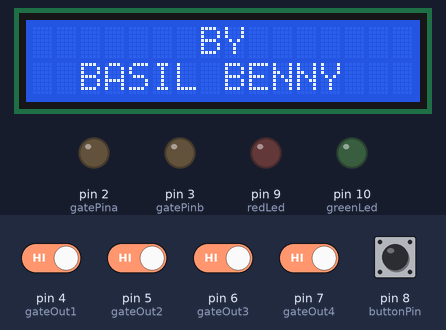
Simulated run of this sketch. Board: Arduino Uno, built with avr-gcc and run on an emulated ATmega328P. Shown: 16×2 character LCD, output pins drawn as LEDs (lit = HIGH). Dashed ring = blinking. The inputs (shaded band) are chosen by the test bench; at power-on: pin 4 (gateOut1), pin 5 (gateOut2), pin 6 (gateOut3), pin 7 (gateOut4), pin 8 (buttonPin) HIGH.

Above: at 1.2 s.
At 3.3 s:
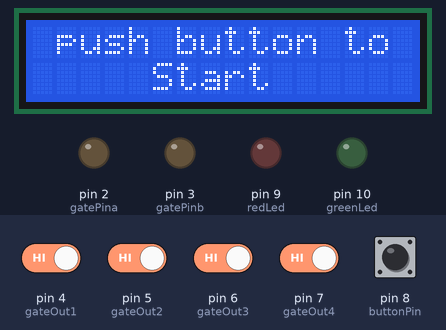
3.4 s: pin 8 (buttonPin) pulled LOW for 1 s
At 5.4 s:
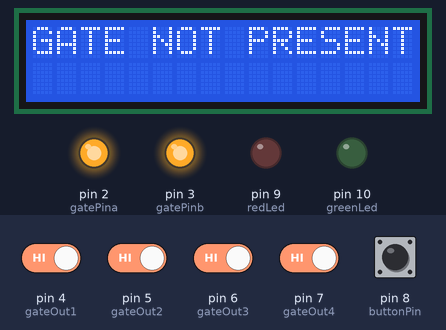
5.9 s: pin 4 (gateOut1) driven LOW and pin 5 (gateOut2) driven LOW and pin 6 (gateOut3) driven LOW and pin 7 (gateOut4) driven LOW and pin 8 (buttonPin) driven LOW
At 7.3 s:
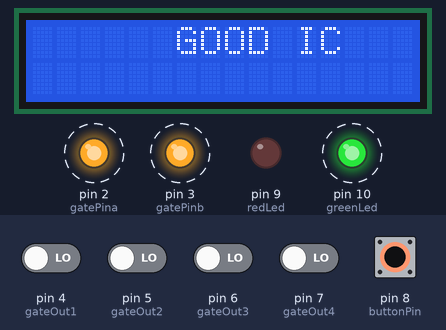
8.9 s: pin 4 (gateOut1) driven HIGH
At 10.0 s:
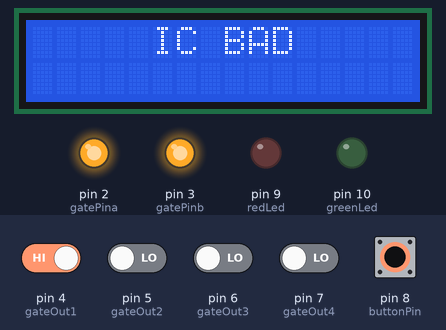
Timing chart, 0 to 29.7 s (numbered marks = the images above; inputs shaded):
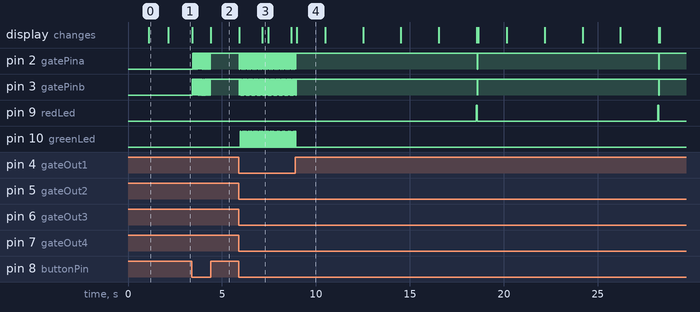

Measured:
- after the input at 3.4 s, pin 2 (gatePina): alternates HIGH for 0.06 s and LOW for 0.02 s, 25 changes in all, then stays HIGH, starting at once; pin 3 (gatePinb): alternates HIGH for 0.01 s and LOW for 0.01 s, 51 changes in all, then stays HIGH, starting at once; the display: first changes at once (image 2 shows a later state)
- after the input at 5.9 s, pin 2 (gatePina): alternates HIGH for 0.05 s and LOW for 0.02 s, starting at once; pin 3 (gatePinb): alternates HIGH for 0.01 s and LOW for 0.01 s, starting at once; pin 10 (greenLed): alternates HIGH for 0.02 s and LOW for 0.05 s, starting after 0.07 s; the display: first changes at once (image 3 shows a later state)
- after the input at 8.9 s, pin 2 (gatePina): HIGH → LOW after 9.7 s, → HIGH 0.02 s later; pin 9 (redLed): LOW → HIGH after 9.6 s, → LOW 0.05 s later; pin 10 (greenLed): goes on until 8.9 s, then stays LOW; the display: changes after 0.08 s (image 4)
- what the display in image 0 shows lasts 1.0 s, from 1.1 s to 2.1 s
- what the display in image 4 shows lasts 1.5 s, from 9.0 s to 10.5 s

The sketch:

IC_Checker.ino
```cpp
#include <LiquidCrystal_I2C.h>
//included the library of I2C LCD
LiquidCrystal_I2C lcd(0x27, 16, 2);
int g1[4];
int g2[4];
int g3[4];
int g4[4];
int andg[4]={0,0,0,1};
int nand[4]={1,1,1,0};
int org[4]={0,1,1,1};
int nor[4]={1,0,0,0};
int xorg[4]={0,1,1,0};
int xnor[4]={1,0,0,1};
int fault[4]={1,1,1,1};
bool faultyG1=false;
bool faultyG2=false;
bool faultyG3=false;
bool faultyG4=false;
String ic;
int gatePina=2;
int gatePinb=3;
int gateOut1=4;
int gateOut2=5;
int gateOut3=6;
int gateOut4=7;
int buttonPin=8;
int redLed=9;
int greenLed=10;
void setup() {
  // put your setup code here, to run once:
  pinMode(gatePina,OUTPUT);
  pinMode(gatePinb,OUTPUT);
  pinMode(gateOut1,INPUT_PULLUP);
  pinMode(gateOut2,INPUT_PULLUP);
  pinMode(gateOut3,INPUT_PULLUP);
  pinMode(gateOut4,INPUT_PULLUP);
  pinMode(buttonPin,INPUT_PULLUP);
  pinMode(redLed,OUTPUT);
  pinMode(greenLed,OUTPUT);
  lcd.init(); // initialize the lcd
  lcd.backlight();
  lcd.setCursor(0, 0);         // move cursor to   (0, 0)
  lcd.print("    IC TESTER   ");// print message at (0, 0)
  delay(1000);
  lcd.clear();
  lcd.setCursor(0,0);
  lcd.print("       BY       ");
  lcd.setCursor(0,1);
  lcd.print("  BASIL BENNY  ");
  delay(1000);
  lcd.clear();
  lcd.setCursor(0, 0);         // move cursor to   (0, 0)
  lcd.print(" push button to ");
  lcd.setCursor(0,1);
  lcd.print("     Start      ");
Serial.begin(9600);
}

void loop() {
if(!digitalRead(buttonPin))
{
  lcd.clear();
  lcd.setCursor(0, 0);         // move cursor to   (0, 0)
  lcd.print("  Checking IC.. ");
  digitalWrite(redLed,LOW);
  digitalWrite(greenLed,LOW);
  checkGate();

  }
}
int checkGate()
{
  faultyG1=false;
  faultyG2=false;
  faultyG3=false;
  faultyG4=false;

  digitalWrite(gatePina,LOW);
  digitalWrite(gatePinb,LOW);
  delay(10);
  g1[0]=digitalRead(gateOut1);
  g2[0]=digitalRead(gateOut2);
  g3[0]=digitalRead(gateOut3);
  g4[0]=digitalRead(gateOut4);
  //
    digitalWrite(gatePina,LOW);
  digitalWrite(gatePinb,HIGH);
  delay(10);
  g1[1]=digitalRead(gateOut1);
  g2[1]=digitalRead(gateOut2);
  g3[1]=digitalRead(gateOut3);
  g4[1]=digitalRead(gateOut4);
  //
    digitalWrite(gatePina,HIGH);
  digitalWrite(gatePinb,LOW);
  delay(10);
  g1[2]=digitalRead(gateOut1);
  g2[2]=digitalRead(gateOut2);
  g3[2]=digitalRead(gateOut3);
  g4[2]=digitalRead(gateOut4);
  //
    digitalWrite(gatePina,HIGH);
  digitalWrite(gatePinb,HIGH);
  delay(10);
  g1[3]=digitalRead(gateOut1);
  g2[3]=digitalRead(gateOut2);
  g3[3]=digitalRead(gateOut3);
  g4[3]=digitalRead(gateOut4);
  //
  evaluateGate();
  }
 int evaluateGate()
 {

if(evalGate(g1,fault)!=false && evalGate(g2,fault)!=false && evalGate(g3,fault)!=false && evalGate(g4,fault)!=false)
    {

    lcd.clear();
      lcd.setCursor(0, 0);         // move cursor to   (0, 0)
  lcd.print("GATE NOT PRESENT ");
    }
else if(evaluateGood(g1,g2,g3,g4)!=false){
           lcd.setCursor(0, 0);         // move cursor to   (0, 0)
  lcd.print("      GOOD IC  ");
    //if(g1[0]==1010)
    if(evalGate(g1,andg)!=false)
    {

    //print and
  lcd.setCursor(0, 1);         // move cursor to   (0, 0)
  lcd.print("  AND GATE  ");
    }
    //else if(g1==0111)
    else if(evalGate(g1,org)!=false)
    {
    //print or
      lcd.setCursor(0, 1);         // move cursor to   (0, 0)
  lcd.print("  OR GATE ");
    }
    //else if(g1==1110)
    else if(evalGate(g1,nand)!=false)
    {
    //print nand
      lcd.setCursor(0, 1);         // move cursor to   (0, 0)
  lcd.print("  NAND GATE ");
    }
   // else if(g1==1000)
    else if(evalGate(g1,nor)!=false)
    {
    //print nor
      lcd.setCursor(0, 1);         // move cursor to   (0, 0)
  lcd.print("  NOR GATE ");
    }
    //else if(g1==0110)
    else if(evalGate(g1,xorg)!=false)
    {
    //print xor
      lcd.setCursor(0, 1);         // move cursor to   (0, 0)
  lcd.print("  XOR GATE ");
    }
     //else if(g1==1001)
     else if(evalGate(g1,xnor)!=false)
    {
    //print xnor
      lcd.setCursor(0, 1);         // move cursor to   (0, 0)
  lcd.print("  XNOR GATE ");
    }
    //lcd print good chip
    digitalWrite(redLed,LOW);
    digitalWrite(greenLed,HIGH);

    }
    else
    {
      lcd.clear();
        lcd.setCursor(0, 0);         // move cursor to   (0, 0)
  lcd.print("     IC BAD    ");
  delay(1500);
    //if(g1==1010)
     if (evalGate(g1,andg)!=false or evalGate(g2,andg)!=false or evalGate(g3,andg)!=false or evalGate(g4,andg)!=false)
    {//g1 and
        lcd.setCursor(0, 0);         // move cursor to   (0, 0)
  lcd.print("    AND  GATE   ");
  delay(1500);
        }
        else if (evalGate(g1,org)!=false or evalGate(g2,org)!=false or evalGate(g3,org)!=false or evalGate(g4,org)!=false)
    {//g1 and
        lcd.setCursor(0, 0);         // move cursor to   (0, 0)
  lcd.print("    OR   GATE   ");
  delay(1500);
        }
        else if (evalGate(g1,nand)!=false or evalGate(g2,nand)!=false or evalGate(g3,nand)!=false or evalGate(g4,nand)!=false)
    {//g1 and
        lcd.setCursor(0, 0);         // move cursor to   (0, 0)
  lcd.print("    NAND  GATE   ");
  delay(1500);
        }
        else if (evalGate(g1,nor)!=false or evalGate(g2,nor)!=false or evalGate(g3,nor)!=false or evalGate(g4,nor)!=false)
    {//g1 and
        lcd.setCursor(0, 0);         // move cursor to   (0, 0)
  lcd.print("    NOR  GATE   ");
  delay(1500);
        }
        else if (evalGate(g1,xorg)!=false or evalGate(g2,xorg)!=false or evalGate(g3,xorg)!=false or evalGate(g4,xorg)!=false)
    {//g1 and
        lcd.setCursor(0, 0);         // move cursor to   (0, 0)
  lcd.print("    XOR  GATE   ");
  delay(1500);
        }
        else if (evalGate(g1,xnor)!=false or evalGate(g2,xnor)!=false or evalGate(g3,xnor)!=false or evalGate(g4,xnor)!=false)
    {//g1 and
        lcd.setCursor(0, 0);         // move cursor to   (0, 0)
  lcd.print("    XNOR  GATE   ");
  delay(1500);
        }
        else{
          //
          }

  if (evalGate(g1,andg)!=false)
    {//g1 and
      lcd.setCursor(0, 1);         // move cursor to   (0, 0)
lcd.print("   G1 AND OK   ");
 delay(1500);
        }
   // else if(g1==0111)
   else if(evalGate(g1,org)!=false)
    {
    //print or
lcd.setCursor(0, 1);         // move cursor to   (0, 0)
  lcd.print("    G1 OR OK   ");
  delay(1500);
    }
    //else if(g1==1110)
    else if(evalGate(g1,nand)!=false)
    {
    //print nand
            lcd.setCursor(0, 1);         // move cursor to   (0, 0)
  lcd.print("   G1 NAND OK   ");
  delay(1500);
    }
    //else if(g1==1000)
    else if(evalGate(g1,nor)!=false)
    {
    //print nor
            lcd.setCursor(0, 1);         // move cursor to   (0, 0)
  lcd.print("   G1 NOR OK   ");
  delay(1500);
    }
    //else if(g1==0110)
    else if(evalGate(g1,xorg)!=false)
    {
    //print xor
            lcd.setCursor(0, 1);         // move cursor to   (0, 0)
  lcd.print("    G1 XOR OK    ");
  delay(1500);
    }
    // else if(g1==1001)
    else if(evalGate(g1,xnor)!=false)
    {
    //print xnor
            lcd.setCursor(0, 1);         // move cursor to   (0, 0)
  lcd.print("  G1 XNOR OK  ");
  delay(1500);
    }
    else{
      //faulty g1
      faultyG1=true;
    lcd.setCursor(0, 1);         // move cursor to   (0, 0)
  lcd.print("   FAULTY G1   ");
  delay(2000);
      }

      //if(g2==1010)
      if(evalGate(g2,andg)!=false)
      {//g1 and
                lcd.setCursor(0, 1);         // move cursor to   (0, 0)
  lcd.print("   G2 AND OK   ");
  delay(1500);
        }
    //else if(g2==0111)
     else if(evalGate(g2,org)!=false)
    {
    //print or
            lcd.setCursor(0, 1);         // move cursor to   (0, 0)
  lcd.print("   G2 OR OK   ");
  delay(1500);
    }
//else if(g2==1110)
 else if(evalGate(g2,nand)!=false)
    {
    //print nand
            lcd.setCursor(0, 1);         // move cursor to   (0, 0)
  lcd.print("   G2 NAND OK   ");
  delay(1500);
    }
    //else if(g2==1000)
     else if(evalGate(g2,nor)!=false)
    {
    //print nor
            lcd.setCursor(0, 1);         // move cursor to   (0, 0)
  lcd.print("   G2 NOR OK   ");
  delay(1500);
    }
    //else if(g2==0110)
     else if(evalGate(g2,xorg)!=false)
    {
    //print xor
            lcd.setCursor(0, 1);         // move cursor to   (0, 0)
  lcd.print("   G2 XOR OK   ");
  delay(1500);
    }
    // else if(g2==1001)
     else if(evalGate(g2,xnor)!=false)
    {
    //print xnor
            lcd.setCursor(0, 1);         // move cursor to   (0, 0)
  lcd.print("   G2 XNOR OK   ");
  delay(1500);
    }
    else{
      //faulty g2
      faultyG2=true;
              lcd.setCursor(0, 1);         // move cursor to   (0, 0)
  lcd.print("   FAULTY G2   ");
  delay(2000);
      }

      //if(g3==1010)
      if(evalGate(g3,andg)!=false)

      {//g1 and

                    lcd.setCursor(0, 1);         // move cursor to   (0, 0)
  lcd.print("   G3 AND OK   ");
  delay(1500);
        }
    else if(evalGate(g3,org)!=false)
    {
    //print or
                lcd.setCursor(0, 1);         // move cursor to   (0, 0)
  lcd.print("    G3 OR OK    ");
  delay(1500);
    }
    else if(evalGate(g3,nand)!=false)
    {
    //print nand
     lcd.setCursor(0, 1);
      lcd.print("  G3 NAND OK    ");
  delay(1500);
    }
    else if(evalGate(g3,nor)!=false)
    {
    //print nor
     lcd.setCursor(0, 1);
      lcd.print("  G3 NOR OK    ");
  delay(1500);
    }
    else if(evalGate(g3,xorg)!=false)
    {
    //print xor
     lcd.setCursor(0, 1);
      lcd.print("  G3 XOR OK    ");
  delay(1500);
    }
     else if(evalGate(g3,xnor)!=false)
    {
    //print xnor
     lcd.setCursor(0, 1);
      lcd.print("  G3 XNOR OK    ");
  delay(1500);
    }
    else{
      //faulty g3
      faultyG3=true;
       lcd.setCursor(0, 1);
        lcd.print("   FAULTY G3    ");
  delay(2000);
      }


      if(evalGate(g4,andg)!=false)
      {//g1 and
         lcd.setCursor(0, 1);
          lcd.print("   G4 AND OK    ");
  delay(1500);
        }
    else if(evalGate(g4,org)!=false)
    {
    //print or
     lcd.setCursor(0, 1);
     lcd.print("  G4 OR OK    ");
  delay(1500);

    }
else if(evalGate(g4,nand)!=false)
    {
    //print nand
     lcd.setCursor(0, 1);
     lcd.print("  G4 NAND OK    ");
  delay(1500);
    }
    else if(evalGate(g4,nor)!=false)
    {
    //print nor
     lcd.setCursor(0, 1);
     lcd.print("   G4 NOR OK    ");
  delay(1500);
    }
    else if(evalGate(g4,xorg)!=false)
    {
    //print xor
     lcd.setCursor(0, 1);
     lcd.print("   G4 XOR OK    ");
  delay(1500);
    }
     else if(evalGate(g4,xnor)!=false)
    {
//    //print xnor
     lcd.setCursor(0, 1);
     lcd.print("   G4 XNOR OK    ");
  delay(1500);
    }
    else{
      //faulty g4
      faultyG4=true;
              lcd.setCursor(0, 1);         // move cursor to   (0, 0)
        lcd.print("   FAULTY G4    ");
  delay(2000);
      }
    digitalWrite(redLed,HIGH);
    digitalWrite(greenLed,LOW);
 writeFault();
      }

  }


      boolean evalGate(int *a, int *b){
      int n;

      // if their lengths are different, return false
      // test each element to be the same. if not, return false
      for (n=0;n<4;n++) if (a[n]!=b[n]) return false;

      //ok, if we have not returned yet, they are equal :)
      return true;
      }

      boolean evaluateGood(int *g1, int *g2,int *g3,int *g4){
      int n;
      // test each element to be the same. if not, return false
      for (n=0;n<4;n++) if (g1[n]!=g2[n]!=g3[n]!=g4[n]) return false;

      //ok, if we have not returned yet, they are equal :)
      return true;
      }

      int writeFault()
      {
    lcd.setCursor(0, 1);         // move cursor to   (0, 0)
  lcd.print("                ");
  lcd.setCursor(0, 1);         // move cursor to   (0, 0)
  lcd.print("Flt:");
        if(faultyG1)
        {
            lcd.setCursor(4, 1);         // move cursor to   (0, 0)
  lcd.print("G1");
          }
          if(faultyG2)
        {
            lcd.setCursor(7, 1);         // move cursor to   (0, 0)
  lcd.print("G2");
          }
if(faultyG3)
        {
            lcd.setCursor(10, 1);         // move cursor to   (0, 0)
  lcd.print("G3");
          }
          if(faultyG4)
        {
            lcd.setCursor(13, 1);         // move cursor to   (0, 0)
  lcd.print("G4");
          }

        }
```
